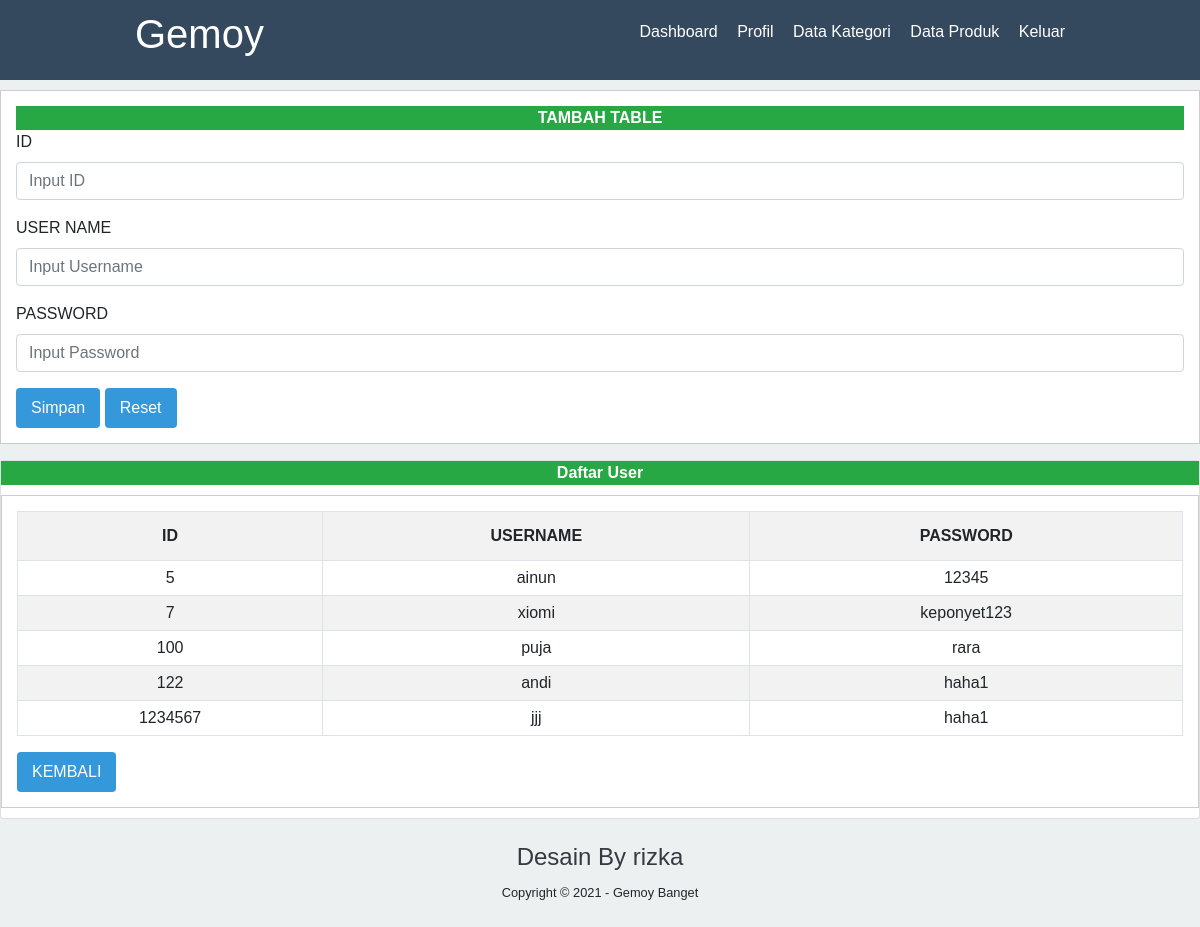
Screenshot of /tambahuser.php with the database file from the repository.
### tables this page shows
CREATE TABLE `setlogin` (
  `id` int(11) NOT NULL,
  `username` varchar(50) NOT NULL,
  `password` varchar(11) NOT NULL
);

### tambahuser.php (the view, shortened to what this page needs)
<?php
$server ="localhost";
$user ="root";
$pass ="";
$database="jual";
$koneksi=mysqli_connect($server, $user, $pass, $database) or die(mysqli_error($koneksi));
?>
<!DOCTYPE html>
<html>
<head>
	<link rel="stylesheet" type="text/css" href="css/bootstrap.min.css">
	<link rel="stylesheet" type="text/css" href="style.css">
</head>
<body >
	<header>
		<div class="container">
			<h1><a href="dashboard.php">Gemoy</a></h1>
			<ul>
				<li><a href="dashboard.php">Dashboard</a></li>
				<li><a href="profile.php">Profil</a></li>
				<li><a href="data-kategori.php">Data Kategori</a></li>
				<li><a href="data-produk.php">Data Produk</a></li>
				<li><a href="keluar.php">Keluar</a></li>
			</ul>
		</div>
	</header>
	<div class="card-body">
		<form method="POST" action="">
			<div class="card-heade bg-success text-white text-center">
				<b> TAMBAH TABLE</b>
			</div>
			<div class="form-group">
				<label>ID</label>
				<input type="text" name="txt_id" value="<?=@$vkb?>" class="form-control" placeholder="Input ID" required="">
			</div>
			<div class="form-group">
				<label>USER NAME</label>
				<input type="text" name="txt_username"  value="<?=@$vkp?>" class="form-control" placeholder="Input Username" required="">
			</div>
			<div class="form-group">
				<label>PASSWORD</label>
				<input type="text" name="txt_password"  value="<?=@$vnb?>" class="form-control" placeholder="Input Password" required="">
			</div>
			<button type="Submit" class="btn" name="buttonsimpan"> Simpan </button>
			<button type="Reset" class="btn btn-danger" name="buttonreset"> Reset </button>
		</form>
	</div>
	<div class="card mt-3">
		<div class="card-heade bg-success text-white text-center">
			<b> Daftar User</b>
		</div>
		<div class="card-body">
			<table class="table table-bordered table-striped">
				<tr>
					<th class="text-center">ID</th>
					<th class="text-center">USERNAME</th>
					<th class="text-center">PASSWORD</th>
				</tr>
				<?php
				$tampil=mysqli_query($koneksi, "SELECT * FROM setlogin order by id ");
				while ($data=mysqli_fetch_array($tampil)) :
					?>
					<tr>
						<td class="text-center"><?=$data['id']?></td>
						<td class="text-center"><?=$data['username']?></td>
						<td class="text-center"><?=$data['password']?></td>
					</tr>
				<?php endwhile; ?>
			</table>
			<a href="profile.php" class="btn" > KEMBALI</a>
		</div>
	</div>
	<footer class="text-center p-4">
		<h4 class="text-dark">Desain By rizka</h6>
			<small>Copyright &copy; 2021 - Gemoy Banget</small>
	</body>
	</html>

### style.css (style rules this page uses)
* { padding: 0; margin: 0; font-family: 'Quicksand',sans-serif; }
body { background-color: #ecf0f1; }
header { background-color: #34495e; color: #fff; }
header h1 { float : left; padding: 10px 0; }
header ul { float : right; }
header ul li { display: inline-block; }
header ul li a { padding: 20px 0 20px 15px; display: inline-block; }
a { color : inherit; text-decoration: none; }
.container { width : 80%; margin : 0 auto; }
.container:after { content :''; display: block; clear: both; }
.btn { padding: 8px 15px; background-color: #3498db; color : #fff; border : none; cursor: pointer; }
.table { width: 100%; border-collapse: collapse; }
.table tr { height: 30px; }
.table tr td { padding: 5px 10px; }
.card-body { background-color: #fff; border :1px solid #ccc; padding: 15px; box-sizing: border-box; margin:10px 0; }

### rows the page displays
setlogin: id "5", username "ainun", password "12345"
setlogin: id "7", username "xiomi", password "keponyet123"
setlogin: id "100", username "puja", password "rara"
setlogin: id "122", username "andi", password "haha1"
setlogin: id "1234567", username "jjj", password "haha1"
